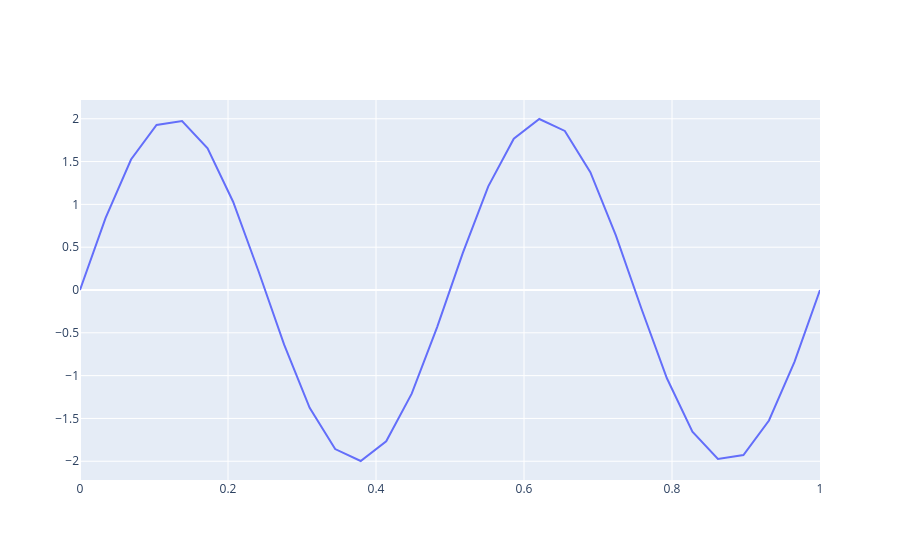

Here is the notebook cell this chart was saved with:
### Markdown cell above
Функция, которая рисует синусоиду заданой чистоты, амплитуды и промежутке

### Code cell
import plotly as py
import plotly.graph_objects as go 
import numpy as np
from plotly.subplots import make_subplots

def sin(interval_end, amplitude, frequency):
    t = np.linspace(0, interval_end, 30)
    y = amplitude * np.sin(2 * np.pi * frequency * t)

    fig = go.Figure()
    fig.add_trace(go.Scatter(
        x=t, 
        y=y, 
        mode='lines', 
        name=f'Синусоида: f={frequency} Гц, A={amplitude}'
    ))
    fig.show()

sin(1, 2, 2)

### Figure 1 — Plotly figure (JSON) as saved in the notebook; plotly's stock layout.template omitted (floating-point values rounded to 4 significant figures)
{"data": [{"mode": "lines", "name": "Синусоида: f=2 Гц, A=2", "type": "scatter", "x": [0.0, 0.03448, 0.06897, 0.1034, 0.1379, 0.1724, 0.2069, 0.2414, 0.2759, 0.3103, 0.3448, 0.3793, 0.4138, 0.4483, 0.4828, 0.5172, 0.5517, 0.5862, 0.6207, 0.6552, 0.6897, 0.7241, 0.7586, 0.7931, 0.8276, 0.8621, 0.8966, 0.931, 0.9655, 1.0], "y": [0.0, 0.8398, 1.524, 1.927, 1.974, 1.655, 1.031, 0.2162, -0.6386, -1.375, -1.858, -1.997, -1.767, -1.21, -0.4299, 0.4299, 1.21, 1.767, 1.997, 1.858, 1.375, 0.6386, -0.2162, -1.031, -1.655, -1.974, -1.927, -1.524, -0.8398, -9.797e-16]}], "layout": {}}
